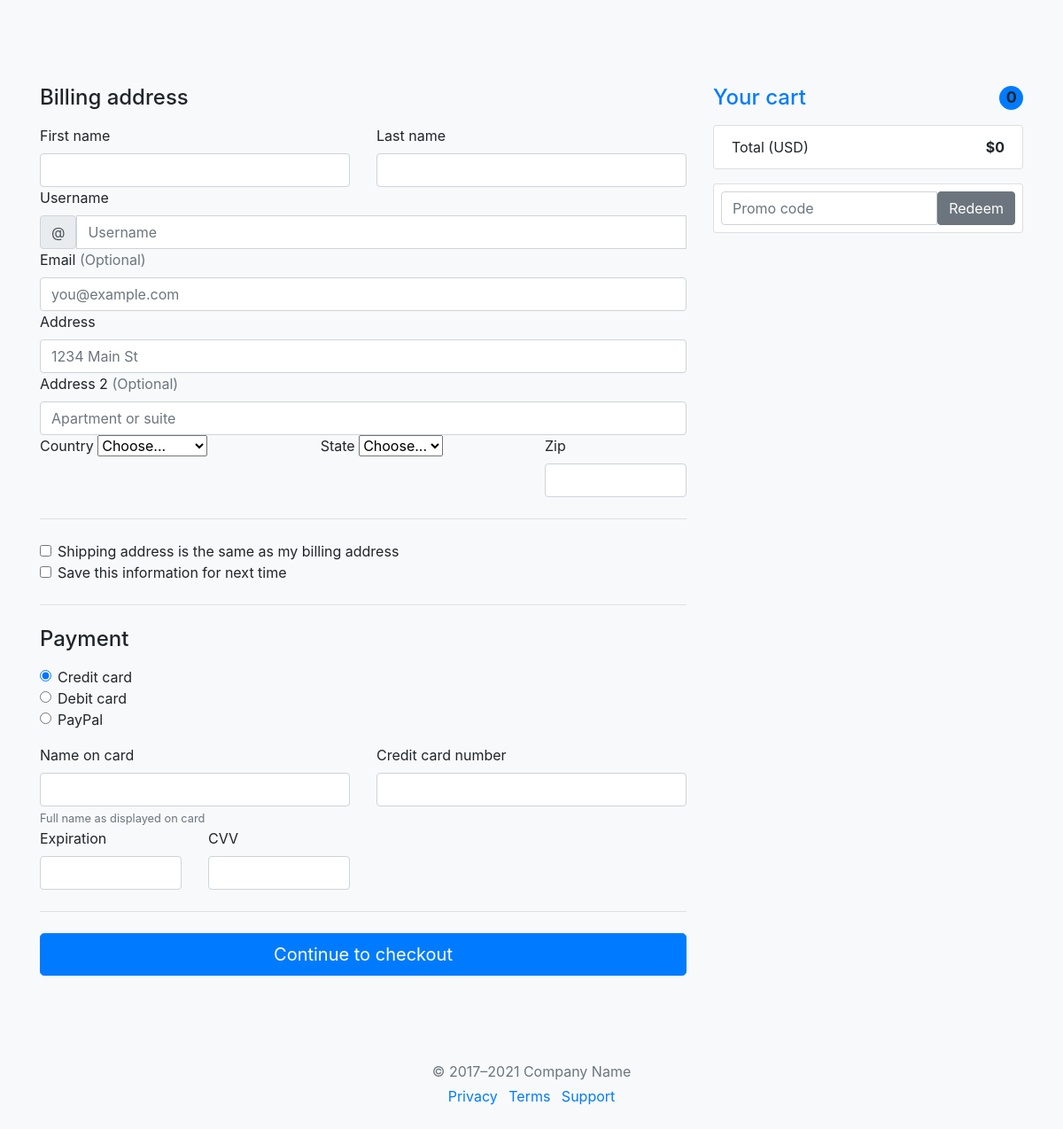
The app's page /buy-cart (signed in), older data.
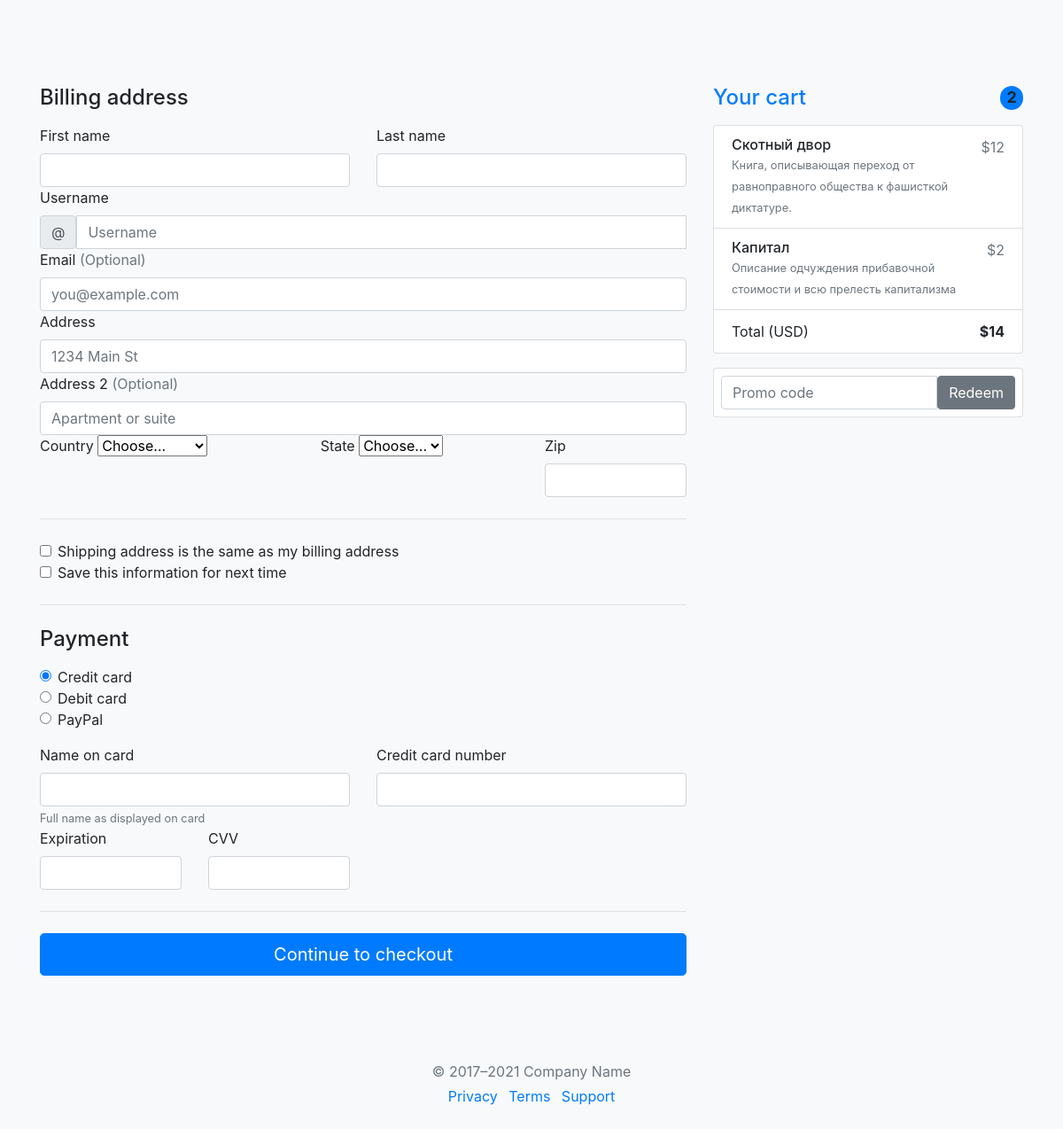
The same page, newer data.
### app/models.py (models this page shows)
class book(models.Model):
    name = models.CharField(max_length=150)
    author = models.CharField(max_length=150)
    short_description = models.CharField(max_length=150)
    long_description = models.CharField(max_length=1500)
    image = models.ImageField()
    price = models.IntegerField()

### app/views.py (the view)
# urls.py: path('buy-cart', shop_cart_list),
def shop_cart_list(request):
    _cart_ = cart.objects.filter(href_user=request.user)[0]
    sum_price = 0
    for i in _cart_.many_to_many_field.all():
        sum_price += i.price
    context = {
        'cart': _cart_,
        'sum_books': len(_cart_.many_to_many_field.all()),
        'sum_price': sum_price
    }
    return render(request, 'checkout_and_cart.html', context)

### app/templates/checkout_and_cart.html (shortened to what the changed rows need)
{% extends 'common.html' %}
{% block content %}
<body class="bg-light">
<div class="container">
  <main>
    <div class="row g-5">
      <div class="col-md-5 col-lg-4 order-md-last">
        <h4 class="d-flex justify-content-between align-items-center mb-3">
          <span class="text-primary">Your cart</span>
          <span class="badge bg-primary rounded-pill">{{sum_books}}</span>
        </h4>
        <ul class="list-group mb-3">
        {% for item in cart.many_to_many_field.all %}
          <li class="list-group-item d-flex justify-content-between lh-sm">
            <div>
              <h6 class="my-0">{{item.name}}</h6>
              <small class="text-muted" style="line-height: 20%">{{item.short_description}}</small>
            </div>
            <span class="text-muted">${{item.price}}</span>
          </li>
        {% endfor %}
          <li class="list-group-item d-flex justify-content-between">
            <span>Total (USD)</span>
            <strong>${{sum_price}}</strong>
          </li>
        </ul>
      </div>
    </div>
  </main>
</div>
<div at-magnifier-wrapper=""><div class="at-theme-light"><div class="at-base notranslate" translate="no"><div class="Z1-AJ" style="top: 0px; left: 0px;"></div></div></div></div></body>
{% endblock %}

Row changes from the older to the newer data that the page shows:
added book: name "Скотный двор", short_description "Книга, описывающая переход от равноправного общества к фашисткой диктатуре.", price "12"
added book: name "Капитал", short_description "Описание одчуждения прибавочной стоимости и всю прелесть капитализма", price "2"
Text that changed along with them:
{{ sum_books }}: "0" → "2"
{{ sum_price }}: "0" → "14"
